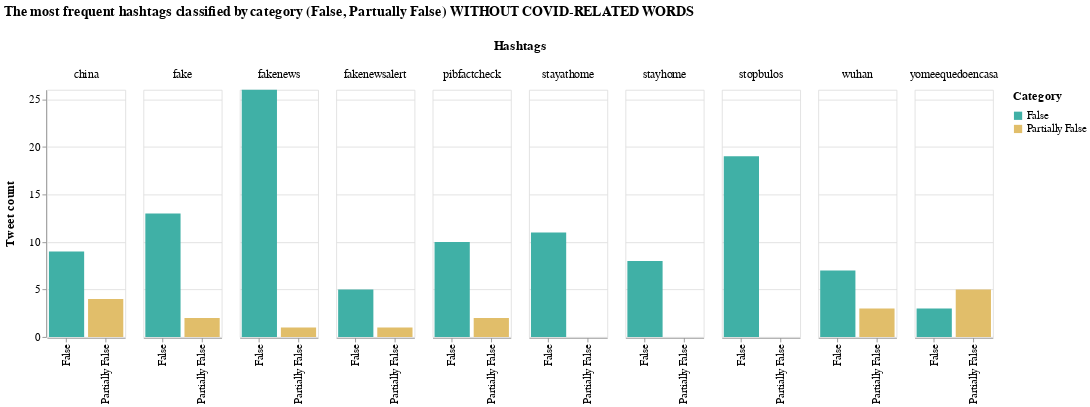

Notebook source saved alongside this figure:
### Markdown cell above
We have used Vega to plot this chart and not Altair, to get the data in a good looking way (already indented) and ready for the Vega Editor we have used Altair to get them. (Plot the chart => view source => clean the source and copy paste on Vega).
**We know this isn't the most efficient solution, let us know if you have other ideas**.

### Code cell
range_ = ["#40B0A6","#E1BE6A"]

barsm = alt.Chart(df_mentions).transform_fold(
    ['False', 'Partially False'],
).mark_bar().encode(
    x=alt.X('key:N',title=None),
    y=alt.Y('value:Q',title="Tweet count"),
    color=alt.Color('key:N', scale=alt.Scale(range=range_),title="Category"),
    column="Hashtags:N",
    tooltip=[
        alt.Tooltip('key:N', title='Tweet Type'),
        alt.Tooltip('Hashtags:N', title='Hashtag'),
        alt.Tooltip('value:Q', title='Tweet count')
    ]
).transform_filter(
    alt.FieldRangePredicate(field='count', range=[6, 27])
).properties(
    title="The most frequent hashtags classified by category (False, Partually False) WITHOUT COVID-RELATED WORDS",
    width=95
).configure_title(
    fontSize=17,
    offset=25
).configure_axis(
    labelFontSize=13,
    titleFontSize=15,
    titlePadding=15
).configure_legend(
    titleFontSize=15,
    labelFontSize=13,
    titlePadding=10
).configure_header(
    titleFontSize=16,
    labelFontSize=14
)

### Figure 1 — Vega-Lite specification as saved in the notebook (floating-point values rounded to 4 significant figures; data arrays with more than 128 entries replaced by an {"elided": "..."} marker saying what was removed)
{"config": {"view": {"continuousWidth": 400, "continuousHeight": 300}, "axis": {"labelFontSize": 13, "titleFontSize": 15, "titlePadding": 15}, "header": {"labelFontSize": 14, "titleFontSize": 16}, "legend": {"labelFontSize": 13, "titleFontSize": 15, "titlePadding": 10}, "title": {"fontSize": 17, "offset": 25}}, "data": {"name": "data-70973c900f1096f58eca8751afd6852a"}, "mark": "bar", "encoding": {"color": {"type": "nominal", "field": "key", "scale": {"range": ["#40B0A6", "#E1BE6A"]}, "title": "Category"}, "column": {"type": "nominal", "field": "Hashtags"}, "tooltip": [{"type": "nominal", "field": "key", "title": "Tweet Type"}, {"type": "nominal", "field": "Hashtags", "title": "Hashtag"}, {"type": "quantitative", "field": "value", "title": "Tweet count"}], "x": {"type": "nominal", "field": "key", "title": null}, "y": {"type": "quantitative", "field": "value", "title": "Tweet count"}}, "title": "The most frequent hashtags classified by category (False, Partually False) WITHOUT COVID-RELATED WORDS", "transform": [{"fold": ["False", "Partially False"]}, {"filter": {"field": "count", "range": [6, 27]}}], "width": 95, "$schema": "https://vega.github.io/schema/vega-lite/v4.8.1.json", "datasets": {"data-70973c900f1096f58eca8751afd6852a": {"elided": "592 records"}}}
